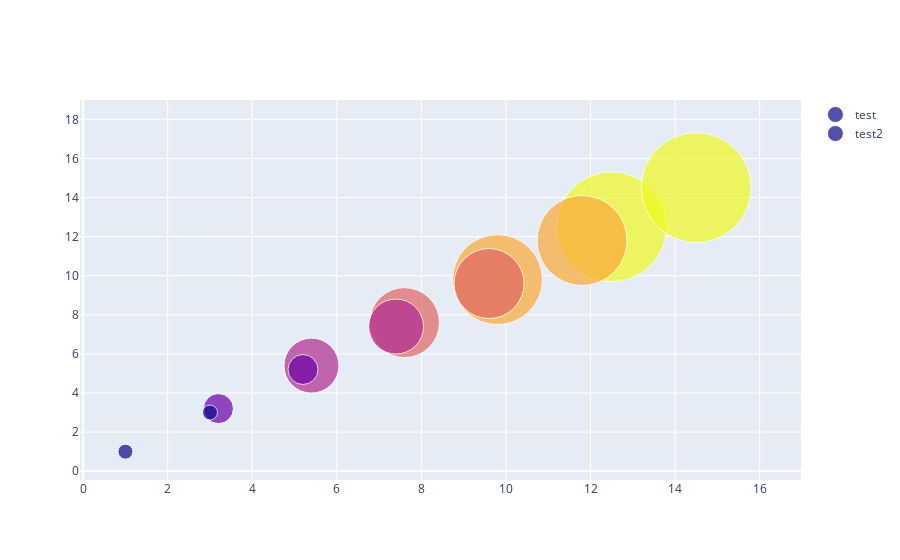

Notebook code for this chart:
### Code cell
fig = go.Figure() #백지
fig.add_trace(        #그림그리기
    go.Scatter(
            x = [1, 3.2, 5.4, 7.6, 9.8, 12.5],
            y = [1, 3.2, 5.4, 7.6, 9.8, 12.5],
            mode = 'markers',
            marker = dict(
                color = [120, 125, 130, 135, 140, 145],
                size = [15, 30, 55, 70, 90, 110],
                #showscale = True
            ),
            name='test',
        )
) 

fig.add_trace(       
    go.Scatter(
            x = np.array( [1, 3.2, 5.4, 7.6, 9.8, 12.5]) +2,
            y = np.array( [1, 3.2, 5.4, 7.6, 9.8, 12.5]) +2,
            mode = 'markers',
            marker = dict(
                color = [120, 125, 130, 135, 140, 145],
                size = [15, 30, 55, 70, 90, 110],
                #showscale = True
            ),
            name='test2'
        )
) 
fig.show()

### Figure 1 — Plotly figure (JSON) as saved in the notebook; plotly's stock layout.template omitted (floating-point values rounded to 4 significant figures)
{"data": [{"marker": {"color": [120, 125, 130, 135, 140, 145], "size": [15, 30, 55, 70, 90, 110]}, "mode": "markers", "name": "test", "type": "scatter", "x": [1, 3.2, 5.4, 7.6, 9.8, 12.5], "y": [1, 3.2, 5.4, 7.6, 9.8, 12.5]}, {"marker": {"color": [120, 125, 130, 135, 140, 145], "size": [15, 30, 55, 70, 90, 110]}, "mode": "markers", "name": "test2", "type": "scatter", "x": [3, 5.2, 7.4, 9.6, 11.8, 14.5], "y": [3, 5.2, 7.4, 9.6, 11.8, 14.5]}], "layout": {}}
